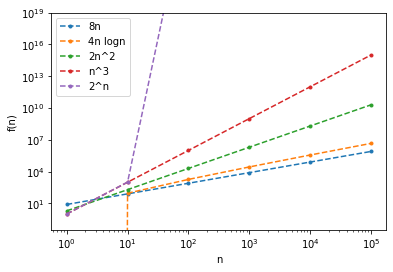

Recreate this plot in Python.
import matplotlib.pyplot as plt
import numpy as np
import math

x_values = []
for x in range(6):
    x_values.append(10 ** x)

def eightN():
    arr = []
    for x in x_values:
        arr.append(8 * x)
    return arr

def n_log_n():
    arr = []
    for x in x_values:
        value = 4 * x * math.log(x)
        arr.append(value)
    return arr

def n_square():
    arr = []
    for x in x_values:
        value =  2 * (x ** 2)
        arr.append(value)
    return arr

def n_cube():
    arr = []
    for x in x_values:
        value =  (x ** 3)
        arr.append(value)
    return arr

def n_power_two():
    arr = []
   
    value =  2 ** 0
    arr.append(value)
    
    value =  2 ** 10 ** 1
    arr.append(value)
        
    for x in range(4): # to equlaize num of data
        value =  2 ** 10 ** 2
        arr.append(value)
    
    
    return arr



func1 = eightN()
func2 = n_log_n()
func3 = n_square()
func4 = n_cube()
func5 = n_power_two()


# plotting function data's
#configure scale
plt.yscale('log')
plt.xscale('log')

#plot fuctions
plt.plot(x_values, func1, label="8n", marker=".", linestyle="--" )
plt.plot(x_values, func2, label="4n logn", marker=".", linestyle="--")
plt.plot(x_values, func3, label="2n^2", marker=".", linestyle="--")
plt.plot(x_values, func4, label="n^3", marker=".", linestyle="--")
plt.plot(x_values, func5, label="2^n", marker=".", linestyle="--")


#axis labels
plt.ylim(top=10 ** 19)
plt.xlabel("n")
plt.ylabel("f(n)")

#sho the plot
plt.legend()
plt.show()
